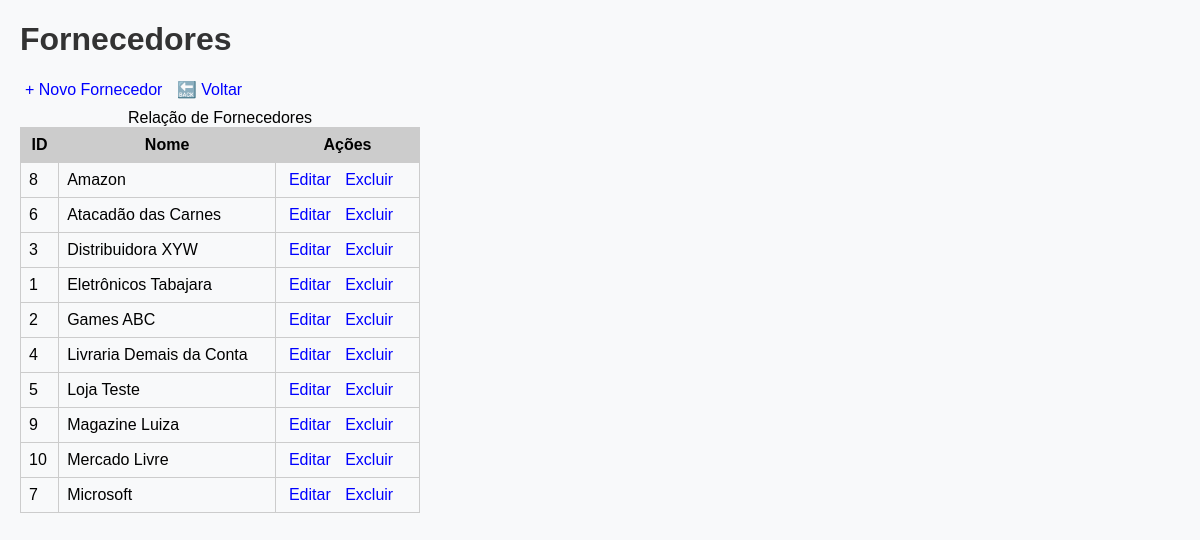
/fornecedores/listar.php, run on an earlier commit of the app's database.
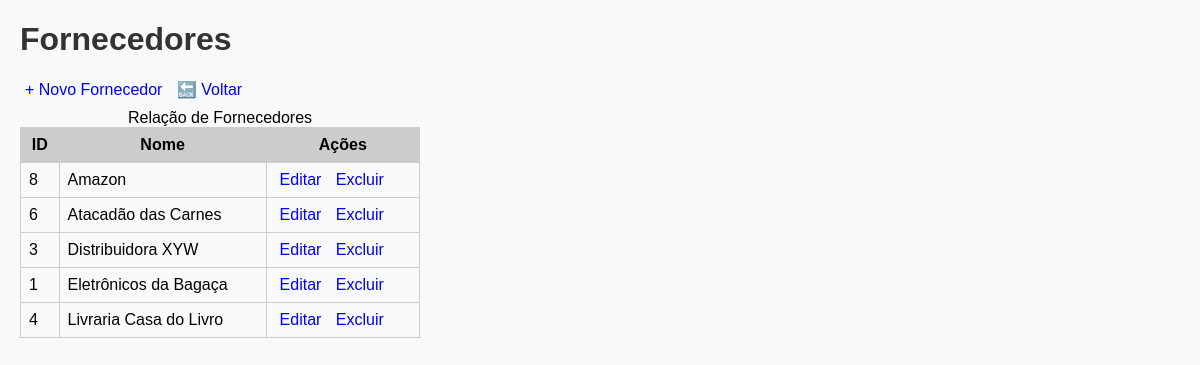
And on a later commit of the database.
### tables this page shows
CREATE TABLE `fornecedores` (
  `id` int(11) NOT NULL,
  `nome` varchar(100) NOT NULL
);

### fornecedores/listar.php (the view, shortened to what this page needs)
<?php
    require_once "../src/fornecedor_crud.php";
    $fornecedores = buscarFornecedores($conexao);
?>
<!DOCTYPE html>
<html lang="pt-br">
<head>
    <link rel="stylesheet" href="../css/estilos.css">
</head>
<body>
    <h1>Fornecedores</h1>
    <a href="../fornecedores/inserir.php">+ Novo Fornecedor</a>
    <a href="../index.php">🔙 Voltar</a>
     <table>
        <caption>Relação de Fornecedores</caption>
        <tr>
            <th>ID</th>
            <th>Nome</th>
            <th>Ações</th>
        </tr>
         <?php
            foreach($fornecedores as $fornecedor){?>
                <tr>
                    <td><?=$fornecedor['id']?></td>
                    <td><?=$fornecedor["nome"]?></td>
                    <td>
                        <a href="../fornecedores/editar.php?id=<?=$fornecedor['id']?>">Editar</a>
                        <a class="excluir" href="../fornecedores/excluir.php?id=<?=$fornecedor['id']?>">Excluir</a>
                    </td>
                </tr>
            <?php } ?>
     </table>
</body>
</html>

### src/fornecedor_crud.php (shortened to what this page needs)
<!DOCTYPE html>
<html lang="en">
<head>
    <link rel="stylesheet" href="../css/estilos.css">
</head>
<body>
</body>
</html>
<?php
    function buscarFornecedores($conexao){
            $sql = "SELECT * FROM Fornecedores ORDER BY nome";
            $consulta = $conexao -> query($sql);
            return $consulta -> fetchAll();
    };
?>

### css/estilos.css (style rules this page uses)
body { font-family: Arial; margin: 20px; background-color: #f8f9fa; }
h1, h2 { color: #333; }
a { text-decoration: none; margin: 5px; color: blue; }
table { width: 400px; margin-top: 10px; border-collapse: collapse; }
th, td { border: 1px solid #ccc; padding: 8px; }
th { background-color: #ccc; }

What changed in the data, as far as the page shows it:
removed fornecedores: id "2", nome "Games ABC"
removed fornecedores: id "5", nome "Loja Teste"
removed fornecedores: id "9", nome "Magazine Luiza"
removed fornecedores: id "10", nome "Mercado Livre"
removed fornecedores: id "7", nome "Microsoft"
changed fornecedores id 1: nome "Eletrônicos Tabajara" → "Eletrônicos da Bagaça"
changed fornecedores id 4: nome "Livraria Demais da Conta" → "Livraria Casa do Livro"
